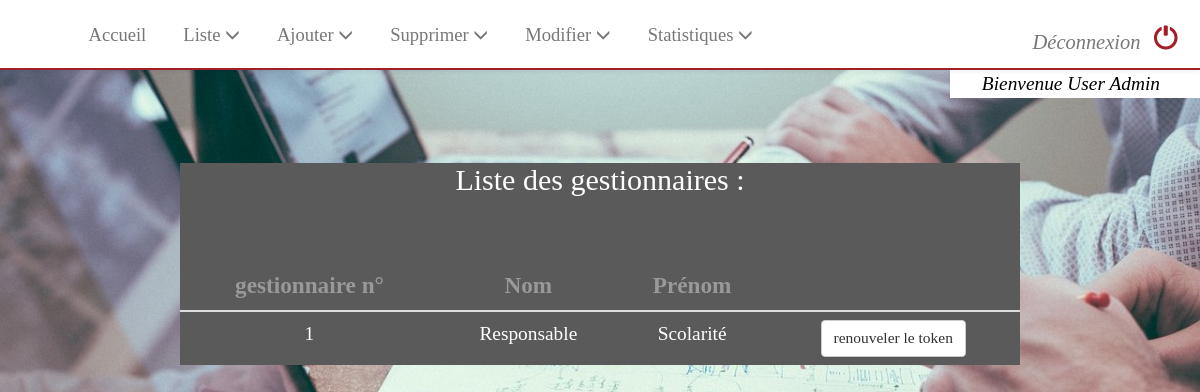
/admin/modification/modif_token.php (signed in), run on the app's committed database.
### tables this page shows
CREATE TABLE `gestionnaires` (
  `gid` int(11) NOT NULL,
  `nom` varchar(30) NOT NULL,
  `prenom` varchar(30) NOT NULL,
  `email` varchar(30) NOT NULL,
  `token` varchar(200) NOT NULL
);

### admin/modification/modif_token.php (the view, shortened to what this page needs)
<?php
	include("../../header/header_admin.php");
?>
		<?php
		require("../../db_config.php");
				$db = new PDO($dsn, $username, $password);
				$db->setAttribute(PDO::ATTR_ERRMODE, PDO::ERRMODE_EXCEPTION);
				$SQL = "SELECT * FROM gestionnaires ";
				$st=$db->prepare($SQL);
				$res=$st->execute();
				if($st->rowCount()==0) {
					?><div class="center" style="font-size:120%; padding-bottom:200px;"><?php echo "Aucun gestionnaire trouvé dans la base de donnée.";?></div><?php
				} else {
					?>
					<div class="table-custom" style="width:70%;margin-left:15%; margin-bottom:100px;">
						<h2>Liste des gestionnaires :</h2>
						<table class="table center ">
						<thead><tr style="font-size:120%; color:#999999;"><th class="center">gestionnaire n°</th><th class="center">Nom</th><th class="center">Prénom</th><th></th></tr></thead>
							<?php
							while($row=$st->fetch()) {
								$gid = intval($row['gid']);
								?>
								<tr class="center">
									<td><?php echo $gid?></td><?php
									?><td><?php echo htmlspecialchars($row['nom']);?></td>
									<td><?php echo htmlspecialchars($row['prenom']);?></td>
									<td><form action="modif_token_res.php" method="post">
											<button type="submit" class="btn btn-default" style="font-size:80%;">renouveler le token</button>
										</form>
									</td>
								</tr><?php
							}
						?></table>
					</div><?php
				}
	include("../../footer.php");
	?>

### style.css (style rules this page uses)
button { text-align: center; }
.center { text-align: center; }
html, body { background: rgb(150, 150, 150); background-image: url("image/image4b.jpg"); background-repeat: no-repeat; background-size: cover; height: auto; position: relative; color: black; font-family: Calibri; font-size: 110%; width: 100%; transition: background-color .5s; }
.table-custom { background: rgb(90, 90, 90); text-align: center; margin-left: 25%; margin-right: auto; margin-top: 80px; color: white; width: 50%; }

### data on the page
gestionnaires: gid "1", nom "Responsable", prenom "Scolarité"

### other printed values
$_SESSION['prenom'] "User"
$_SESSION['nom'] "Admin"
